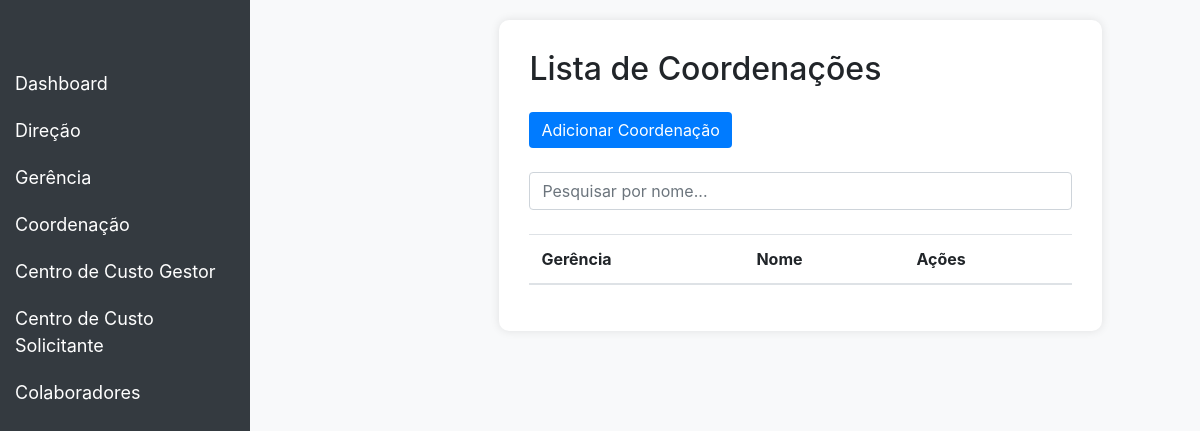
Before: /contratos/listarcoordenacoes/ with the older database file.
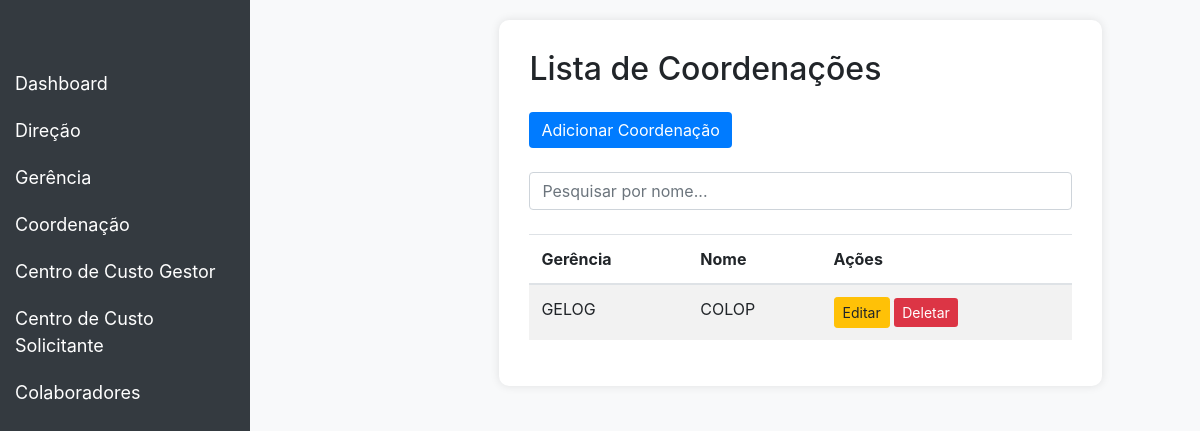
After: the same page with the newer database file.
### contract/models.py (models this page shows, shortened)
class Coordenacao(models.Model):
    nome = models.CharField(max_length=100)
    gerencia = models.ForeignKey(Gerencia, on_delete=models.CASCADE, related_name='coordenacoes')
    class Meta:
        verbose_name = 'Coordenação'
        verbose_name_plural = 'Coordenações'
        unique_together = ('gerencia','nome')

class Gerencia(models.Model):
    nome = models.CharField(max_length=100)
    direcao = models.ForeignKey(Direcao, on_delete=models.CASCADE, related_name='gerencias')
    class Meta:
        verbose_name = 'Gerência'
        verbose_name_plural = 'Gerências'
        unique_together = ('direcao','nome')

### contract/views.py (the view)
# urls.py: path('listarcoordenacoes/', CoordenacaoListView.as_view(), name='coordenacao_list'),
class CoordenacaoListView(ListView):
    model = Coordenacao
    template_name = 'setores/coordenacao_list.html'
    context_object_name = 'coordenacoes'

### contract/templates/setores/coordenacao_list.html (shortened to what this page needs)
<!DOCTYPE html>
<html lang="en">
<head>
    <link href="https://stackpath.bootstrapcdn.com/bootstrap/4.5.2/css/bootstrap.min.css" rel="stylesheet">
</head>
<body>
<nav class="navbar navbar-expand-lg navbar-dark">
    <a class="navbar-brand" href="#">Dashboard</a>
</nav>
<div class="sidebar">
    <a href="{% url 'dashboard' %}">Dashboard</a>
    <button class="dropdown-btn">Direção
    </button>
    <button class="dropdown-btn">Gerência
    </button>
    <button class="dropdown-btn">Coordenação
    </button>
    <button class="dropdown-btn">Centro de Custo Gestor
    </button>
    <button class="dropdown-btn">Centro de Custo Solicitante
    </button>
    <button class="dropdown-btn">Colaboradores
    </button>
</div>
<div class="content">
    <div class="container">
        <div class="row justify-content-center">
            <div class="col-md-10">
                <div class="table-container">
                    <h2 class="mb-4">Lista de Coordenações</h2>
                    <div class="mb-4">
                        <a href="{% url 'coordenacao_create' %}" class="btn btn-primary">Adicionar Coordenação</a>
                    </div>
                    <div class="mb-4">
                        <input type="text" id="searchInput" class="form-control" placeholder="Pesquisar por nome...">
                    </div>
                    <table class="table table-striped">
                        <thead>
                            <tr>
                                <th>Gerência</th>
                                <th>Nome</th>
                                <th>Ações</th>
                            </tr>
                        </thead>
                        <tbody id="coordenacaoTable">
                            {% for coordenacao in coordenacoes %}
                            <tr>
                                <td>{{ coordenacao.gerencia.nome }}</td>
                                <td>{{ coordenacao.nome }}</td>
                                <td>
                                    <a href="{% url 'coordenacao_update' coordenacao.pk %}" class="btn btn-warning btn-sm">Editar</a>
                                    <a href="{% url 'coordenacao_delete' coordenacao.pk %}" class="btn btn-danger btn-sm">Deletar</a>
                                </td>
                            </tr>
                            {% endfor %}
                        </tbody>
                    </table>
                </div>
            </div>
        </div>
    </div>
</div>
</body>
</html>

Changed rows visible on the page:
added Coordenacao: gerencia.nome "GELOG", nome "COLOP"
